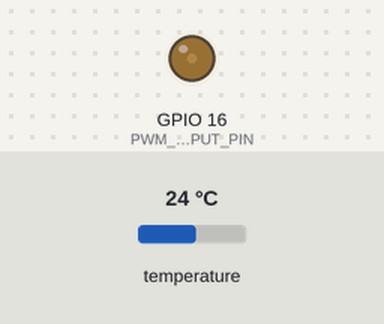
This sketch was run on a simulated ESP32. On the bench: output pins drawn as LEDs (lit = HIGH). The test bench sets the inputs (shaded band); at power-on: temperature 24 °C. What the sketch prints to the serial monitor is not drawn.

Above: at 2.8 s.
2.9 s: temperature set to 12 °C
7.3 s: temperature set to 19 °C
Timing chart, 0 to 11.1 s (numbered marks = the images above; inputs shaded):
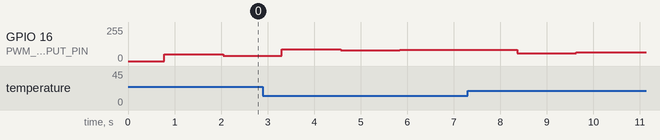

The sketch:

main.ino
```cpp
/*
 * Fab Academy 2026 - Final Project Firmware
 * Student: Daniel Haro (FabLab UContinental)
 * Description: Control Lazo Cerrado PID con Lectura de Temperatura ESP32
 */

#include <Arduino.h>
#include <OneWire.h>
#include <DallasTemperature.h>

#define SENSOR_PIN 4
#define PWM_OUTPUT_PIN 16

OneWire oneWire(SENSOR_PIN);
DallasTemperature sensors(&oneWire);

// Parámetros del Controlador PID
float setpoint = 37.5; // Grados Celsius objetivo
float Kp = 2.5;
float Ki = 0.2;
float Kd = 1.2;

float errorPrevio = 0;
float errorAcumulado = 0;

void setup() {
    Serial.begin(115200);
    sensors.begin();

    // Configuración PWM en ESP32
    ledcAttachChannel(PWM_OUTPUT_PIN, 5000, 8, 0); // 5kHz, 8-bit
    Serial.println(">>> Sistema de Control Iniciado <<<");
}

void loop() {
    sensors.requestTemperatures();
    float temperaturaActual = sensors.getTempCByIndex(0);

    if (temperaturaActual == DEVICE_DISCONNECTED_C) {
        Serial.println("Error: Sensor no detectado!");
        ledcWrite(PWM_OUTPUT_PIN, 0);
        delay(1000);
        return;
    }

    // Cálculo PID
    float error = setpoint - temperaturaActual;
    errorAcumulado += error;
    errorAcumulado = constrain(errorAcumulado, -100, 100); // Anti-windup

    float derivada = error - errorPrevio;
    float salidaControl = (Kp * error) + (Ki * errorAcumulado) + (Kd * derivada);

    // Mapeo a ciclo de trabajo PWM (0 - 255)
    uint32_t pwmValue = (uint32_t)constrain(salidaControl, 0, 255);
    ledcWrite(PWM_OUTPUT_PIN, pwmValue);

    errorPrevio = error;

    // Telemetría por Serial
    Serial.print("Setpoint: "); Serial.print(setpoint);
    Serial.print(" | Actual: "); Serial.print(temperaturaActual);
    Serial.print(" | PWM: "); Serial.println(pwmValue);

    delay(500);
}
```

Measured:
- after the input at 7.3 s, GPIO 16 (PWM_OUTPUT_PIN): 83/255 → 57/255 after 1.1 s, → 66/255 1.3 s later
